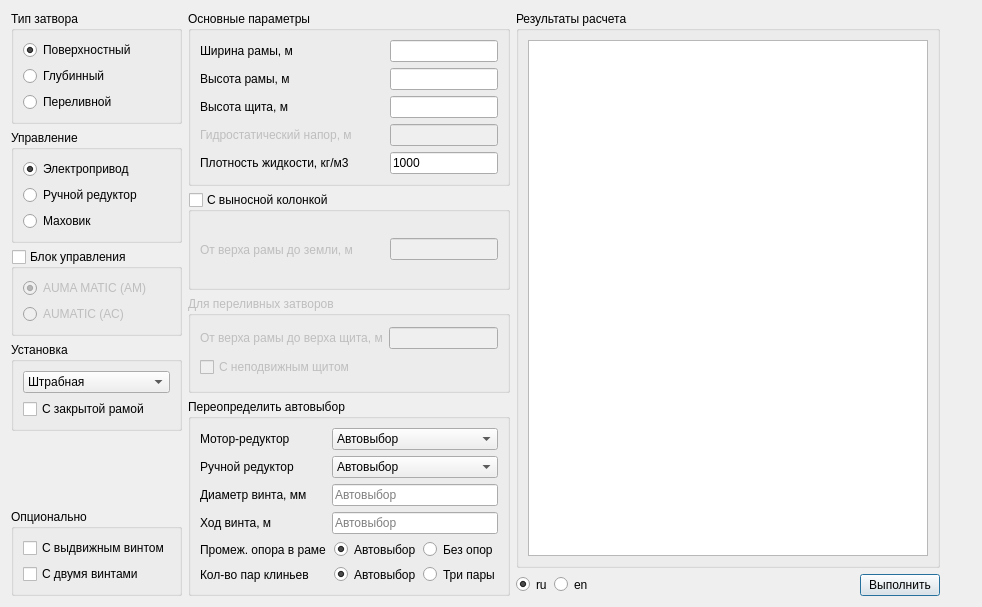
<?xml version="1.0" encoding="UTF-8"?>
<ui version="4.0">
 <author>Eduard E. Tikhenko</author>
 <class>Dialog</class>
 <widget class="QDialog" name="Dialog">
  <property name="geometry">
   <rect>
    <x>0</x>
    <y>0</y>
    <width>982</width>
    <height>607</height>
   </rect>
  </property>
  <property name="windowTitle">
   <string>Расчет щитовых затворов</string>
  </property>
  <property name="windowIcon">
   <iconset>
    <normaloff>favicon.ico</normaloff>favicon.ico</iconset>
  </property>
  <layout class="QFormLayout" name="formLayout">
   <item row="0" column="0">
    <layout class="QHBoxLayout" name="horizontalLayout_4">
     <item>
      <layout class="QVBoxLayout" name="verticalLayout_6">
       <item>
        <widget class="QGroupBox" name="groupBox">
         <property name="title">
          <string>Тип затвора</string>
         </property>
         <layout class="QHBoxLayout" name="horizontalLayout_2">
          <item>
           <layout class="QVBoxLayout" name="verticalLayout">
            <item>
             <widget class="QRadioButton" name="rad_kind_surf">
              <property name="text">
               <string>Поверхностный</string>
              </property>
              <property name="checked">
               <bool>true</bool>
              </property>
             </widget>
            </item>
            <item>
             <widget class="QRadioButton" name="rad_kind_deep">
              <property name="text">
               <string>Глубинный</string>
              </property>
             </widget>
            </item>
            <item>
             <widget class="QRadioButton" name="rad_kind_flow">
              <property name="text">
               <string>Переливной</string>
              </property>
             </widget>
            </item>
           </layout>
          </item>
         </layout>
        </widget>
       </item>
       <item>
        <widget class="QGroupBox" name="groupBox_2">
         <property name="title">
          <string>Управление</string>
         </property>
         <layout class="QHBoxLayout" name="horizontalLayout">
          <item>
           <layout class="QVBoxLayout" name="verticalLayout_2">
            <item>
             <widget class="QRadioButton" name="rad_drive_electric">
              <property name="text">
               <string>Электропривод</string>
              </property>
              <property name="checked">
               <bool>true</bool>
              </property>
             </widget>
            </item>
            <item>
             <widget class="QRadioButton" name="rad_drive_reducer">
              <property name="text">
               <string>Ручной редуктор</string>
              </property>
             </widget>
            </item>
            <item>
             <widget class="QRadioButton" name="rad_drive_manual">
              <property name="text">
               <string>Маховик</string>
              </property>
             </widget>
            </item>
           </layout>
          </item>
         </layout>
        </widget>
       </item>
       <item>
        <widget class="QGroupBox" name="grp_motor_control">
         <property name="title">
          <string>Блок управления</string>
         </property>
         <property name="checkable">
          <bool>true</bool>
         </property>
         <property name="checked">
          <bool>false</bool>
         </property>
         <layout class="QHBoxLayout" name="horizontalLayout_8">
          <item>
           <layout class="QVBoxLayout" name="verticalLayout_3">
            <item>
             <widget class="QRadioButton" name="rad_simple_control">
              <property name="toolTip">
               <string>Управляет командами ОТКРЫТЬ, СТОП, ЗАКРЫТЬ, отображает ошибки, возникающие во время работы, сигнализирует о достижении конечного положения.</string>
              </property>
              <property name="text">
               <string>AUMA MATIC (AM)</string>
              </property>
              <property name="checked">
               <bool>true</bool>
              </property>
             </widget>
            </item>
            <item>
             <widget class="QRadioButton" name="rad_extended_control">
              <property name="toolTip">
               <string>Выполняет все функции AUMA MATIC, а также передает данные о состоянии привода: время работы, температура, вибрация.</string>
              </property>
              <property name="text">
               <string>AUMATIC (АС)</string>
              </property>
             </widget>
            </item>
           </layout>
          </item>
         </layout>
        </widget>
       </item>
       <item>
        <widget class="QGroupBox" name="groupBox_12">
         <property name="title">
          <string>Установка</string>
         </property>
         <layout class="QHBoxLayout" name="horizontalLayout_16">
          <item>
           <layout class="QVBoxLayout" name="verticalLayout_4">
            <item>
             <widget class="QComboBox" name="cmb_install">
              <item>
               <property name="text">
                <string>Штрабная</string>
               </property>
              </item>
              <item>
               <property name="text">
                <string>Канальная</string>
               </property>
              </item>
              <item>
               <property name="text">
                <string>Настенная</string>
               </property>
              </item>
              <item>
               <property name="text">
                <string>На фланце</string>
               </property>
              </item>
              <item>
               <property name="text">
                <string>На двух фланцах</string>
               </property>
              </item>
             </widget>
            </item>
            <item>
             <widget class="QCheckBox" name="chk_closed_frame">
              <property name="text">
               <string>С закрытой рамой</string>
              </property>
             </widget>
            </item>
           </layout>
          </item>
         </layout>
        </widget>
       </item>
       <item>
        <spacer name="verticalSpacer">
         <property name="orientation">
          <enum>Qt::Vertical</enum>
         </property>
         <property name="sizeHint" stdset="0">
          <size>
           <width>20</width>
           <height>40</height>
          </size>
         </property>
        </spacer>
       </item>
       <item>
        <widget class="QGroupBox" name="groupBox_8">
         <property name="title">
          <string>Опционально</string>
         </property>
         <layout class="QHBoxLayout" name="horizontalLayout_9">
          <item>
           <layout class="QVBoxLayout" name="verticalLayout_7">
            <item>
             <widget class="QCheckBox" name="chk_is_screw_pullout">
              <property name="text">
               <string>С выдвижным винтом</string>
              </property>
             </widget>
            </item>
            <item>
             <widget class="QCheckBox" name="chk_screws_number">
              <property name="text">
               <string>С двумя винтами</string>
              </property>
             </widget>
            </item>
           </layout>
          </item>
         </layout>
        </widget>
       </item>
      </layout>
     </item>
     <item>
      <layout class="QVBoxLayout" name="verticalLayout_10">
       <item>
        <widget class="QGroupBox" name="groupBox_9">
         <property name="title">
          <string>Основные параметры</string>
         </property>
         <layout class="QHBoxLayout" name="horizontalLayout_11">
          <item>
           <layout class="QGridLayout" name="gridLayout">
            <item row="0" column="2">
             <widget class="QLineEdit" name="edt_frame_width"/>
            </item>
            <item row="3" column="0">
             <widget class="QLabel" name="lab_hydr_head">
              <property name="enabled">
               <bool>false</bool>
              </property>
              <property name="text">
               <string>Гидростатический напор, м</string>
              </property>
             </widget>
            </item>
            <item row="4" column="0">
             <widget class="QLabel" name="label_6">
              <property name="text">
               <string>Плотность жидкости, кг/м3</string>
              </property>
             </widget>
            </item>
            <item row="0" column="0">
             <widget class="QLabel" name="label_2">
              <property name="text">
               <string>Ширина рамы, м</string>
              </property>
             </widget>
            </item>
            <item row="1" column="2">
             <widget class="QLineEdit" name="edt_frame_height"/>
            </item>
            <item row="2" column="2">
             <widget class="QLineEdit" name="edt_gate_height"/>
            </item>
            <item row="1" column="0">
             <widget class="QLabel" name="label_3">
              <property name="text">
               <string>Высота рамы, м</string>
              </property>
             </widget>
            </item>
            <item row="2" column="0">
             <widget class="QLabel" name="label_4">
              <property name="text">
               <string>Высота щита, м</string>
              </property>
             </widget>
            </item>
            <item row="3" column="2">
             <widget class="QLineEdit" name="edt_hydr_head">
              <property name="enabled">
               <bool>false</bool>
              </property>
             </widget>
            </item>
            <item row="4" column="2">
             <widget class="QLineEdit" name="edt_density">
              <property name="text">
               <string>1000</string>
              </property>
             </widget>
            </item>
            <item row="5" column="1">
             <spacer name="horizontalSpacer_4">
              <property name="orientation">
               <enum>Qt::Horizontal</enum>
              </property>
              <property name="sizeHint" stdset="0">
               <size>
                <width>0</width>
                <height>0</height>
               </size>
              </property>
             </spacer>
            </item>
           </layout>
          </item>
         </layout>
        </widget>
       </item>
       <item>
        <widget class="QGroupBox" name="grp_rack">
         <property name="title">
          <string>С выносной колонкой</string>
         </property>
         <property name="checkable">
          <bool>true</bool>
         </property>
         <property name="checked">
          <bool>false</bool>
         </property>
         <layout class="QHBoxLayout" name="horizontalLayout_14">
          <item>
           <layout class="QHBoxLayout" name="horizontalLayout_15">
            <item>
             <widget class="QLabel" name="label_9">
              <property name="text">
               <string>От верха рамы до земли, м</string>
              </property>
              <property name="wordWrap">
               <bool>false</bool>
              </property>
             </widget>
            </item>
            <item>
             <spacer name="horizontalSpacer_5">
              <property name="orientation">
               <enum>Qt::Horizontal</enum>
              </property>
              <property name="sizeHint" stdset="0">
               <size>
                <width>0</width>
                <height>0</height>
               </size>
              </property>
             </spacer>
            </item>
            <item>
             <widget class="QLineEdit" name="edt_rack_dist"/>
            </item>
           </layout>
          </item>
         </layout>
        </widget>
       </item>
       <item>
        <widget class="QGroupBox" name="grp_flow">
         <property name="enabled">
          <bool>false</bool>
         </property>
         <property name="title">
          <string>Для переливных затворов</string>
         </property>
         <layout class="QHBoxLayout" name="horizontalLayout_17">
          <item>
           <layout class="QVBoxLayout" name="verticalLayout_5">
            <item>
             <layout class="QHBoxLayout" name="horizontalLayout_5">
              <item>
               <widget class="QLabel" name="label_10">
                <property name="text">
                 <string>От верха рамы до верха щита, м</string>
                </property>
                <property name="wordWrap">
                 <bool>false</bool>
                </property>
               </widget>
              </item>
              <item>
               <widget class="QLineEdit" name="edt_flow_dist"/>
              </item>
             </layout>
            </item>
            <item>
             <spacer name="horizontalSpacer_6">
              <property name="orientation">
               <enum>Qt::Horizontal</enum>
              </property>
              <property name="sizeHint" stdset="0">
               <size>
                <width>0</width>
                <height>0</height>
               </size>
              </property>
             </spacer>
            </item>
            <item>
             <widget class="QCheckBox" name="chk_fixed_gate">
              <property name="text">
               <string>С неподвижным щитом</string>
              </property>
             </widget>
            </item>
           </layout>
          </item>
         </layout>
        </widget>
       </item>
       <item>
        <widget class="QGroupBox" name="groupBox_4">
         <property name="title">
          <string>Переопределить автовыбор</string>
         </property>
         <layout class="QHBoxLayout" name="horizontalLayout_12">
          <item>
           <layout class="QGridLayout" name="gridLayout_2">
            <item row="1" column="0">
             <widget class="QLabel" name="label_5">
              <property name="text">
               <string>Ручной редуктор</string>
              </property>
             </widget>
            </item>
            <item row="3" column="1">
             <widget class="QLineEdit" name="edt_way">
              <property name="placeholderText">
               <string>Автовыбор</string>
              </property>
             </widget>
            </item>
            <item row="0" column="1">
             <widget class="QComboBox" name="cmb_auma">
              <item>
               <property name="text">
                <string>Автовыбор</string>
               </property>
              </item>
             </widget>
            </item>
            <item row="0" column="0">
             <widget class="QLabel" name="label">
              <property name="text">
               <string>Мотор-редуктор</string>
              </property>
             </widget>
            </item>
            <item row="1" column="1">
             <widget class="QComboBox" name="cmb_reducer">
              <item>
               <property name="text">
                <string>Автовыбор</string>
               </property>
              </item>
             </widget>
            </item>
            <item row="4" column="0">
             <widget class="QLabel" name="label_11">
              <property name="text">
               <string>Промеж. опора в раме</string>
              </property>
             </widget>
            </item>
            <item row="2" column="1">
             <widget class="QLineEdit" name="edt_screw">
              <property name="placeholderText">
               <string>Автовыбор</string>
              </property>
             </widget>
            </item>
            <item row="2" column="0">
             <widget class="QLabel" name="label_7">
              <property name="text">
               <string>Диаметр винта, мм</string>
              </property>
             </widget>
            </item>
            <item row="3" column="0">
             <widget class="QLabel" name="label_8">
              <property name="text">
               <string>Ход винта, м</string>
              </property>
             </widget>
            </item>
            <item row="5" column="0">
             <widget class="QLabel" name="label_12">
              <property name="text">
               <string>Кол-во пар клиньев</string>
              </property>
             </widget>
            </item>
            <item row="4" column="1">
             <widget class="QGroupBox" name="groupBox_3">
              <property name="styleSheet">
               <string notr="true">border:0;</string>
              </property>
              <property name="title">
               <string/>
              </property>
              <layout class="QHBoxLayout" name="horizontalLayout_6">
               <property name="leftMargin">
                <number>2</number>
               </property>
               <property name="topMargin">
                <number>2</number>
               </property>
               <property name="rightMargin">
                <number>2</number>
               </property>
               <property name="bottomMargin">
                <number>2</number>
               </property>
               <item>
                <layout class="QHBoxLayout" name="horizontalLayout_13">
                 <item>
                  <widget class="QRadioButton" name="rad_have_nodes_in_frame_auto">
                   <property name="text">
                    <string>Автовыбор</string>
                   </property>
                   <property name="checked">
                    <bool>true</bool>
                   </property>
                  </widget>
                 </item>
                 <item>
                  <widget class="QRadioButton" name="rad_have_nodes_in_frame_none">
                   <property name="text">
                    <string>Без опор</string>
                   </property>
                  </widget>
                 </item>
                </layout>
               </item>
              </layout>
             </widget>
            </item>
            <item row="5" column="1">
             <widget class="QGroupBox" name="groupBox_5">
              <property name="styleSheet">
               <string notr="true">border:0;</string>
              </property>
              <property name="title">
               <string/>
              </property>
              <layout class="QHBoxLayout" name="horizontalLayout_19">
               <property name="leftMargin">
                <number>2</number>
               </property>
               <property name="topMargin">
                <number>2</number>
               </property>
               <property name="rightMargin">
                <number>2</number>
               </property>
               <property name="bottomMargin">
                <number>2</number>
               </property>
               <item>
                <layout class="QHBoxLayout" name="horizontalLayout_18">
                 <item>
                  <widget class="QRadioButton" name="rad_wedge_pairs_auto">
                   <property name="text">
                    <string>Автовыбор</string>
                   </property>
                   <property name="checked">
                    <bool>true</bool>
                   </property>
                  </widget>
                 </item>
                 <item>
                  <widget class="QRadioButton" name="rad_wedge_pairs_three">
                   <property name="text">
                    <string>Три пары</string>
                   </property>
                  </widget>
                 </item>
                </layout>
               </item>
              </layout>
             </widget>
            </item>
           </layout>
          </item>
         </layout>
        </widget>
       </item>
      </layout>
     </item>
     <item>
      <layout class="QVBoxLayout" name="verticalLayout_8">
       <item>
        <widget class="QGroupBox" name="groupBox_10">
         <property name="title">
          <string>Результаты расчета</string>
         </property>
         <layout class="QHBoxLayout" name="horizontalLayout_10">
          <item>
           <widget class="QPlainTextEdit" name="txt_result">
            <property name="minimumSize">
             <size>
              <width>400</width>
              <height>0</height>
             </size>
            </property>
            <property name="readOnly">
             <bool>true</bool>
            </property>
           </widget>
          </item>
         </layout>
        </widget>
       </item>
       <item>
        <layout class="QHBoxLayout" name="horizontalLayout_3">
         <item>
          <widget class="QGroupBox" name="groupBox">
           <property name="styleSheet">
            <string notr="true">border:0;</string>
           </property>
           <layout class="QHBoxLayout" name="horizontalLayout_7">
            <property name="leftMargin">
             <number>0</number>
            </property>
            <property name="topMargin">
             <number>0</number>
            </property>
            <property name="rightMargin">
             <number>0</number>
            </property>
            <property name="bottomMargin">
             <number>0</number>
            </property>
            <item>
             <widget class="QRadioButton" name="rad_lang_ru">
              <property name="text">
               <string>ru</string>
              </property>
              <property name="checked">
               <bool>true</bool>
              </property>
             </widget>
            </item>
            <item>
             <widget class="QRadioButton" name="rad_lang_en">
              <property name="text">
               <string>en</string>
              </property>
             </widget>
            </item>
           </layout>
          </widget>
         </item>
         <item>
          <spacer name="horizontalSpacer">
           <property name="orientation">
            <enum>Qt::Horizontal</enum>
           </property>
           <property name="sizeHint" stdset="0">
            <size>
             <width>40</width>
             <height>20</height>
            </size>
           </property>
          </spacer>
         </item>
         <item>
          <widget class="QPushButton" name="btn_run">
           <property name="text">
            <string>Выполнить</string>
           </property>
          </widget>
         </item>
        </layout>
       </item>
      </layout>
     </item>
    </layout>
   </item>
  </layout>
  <zorder></zorder>
 </widget>
 <resources/>
 <connections/>
</ui>
